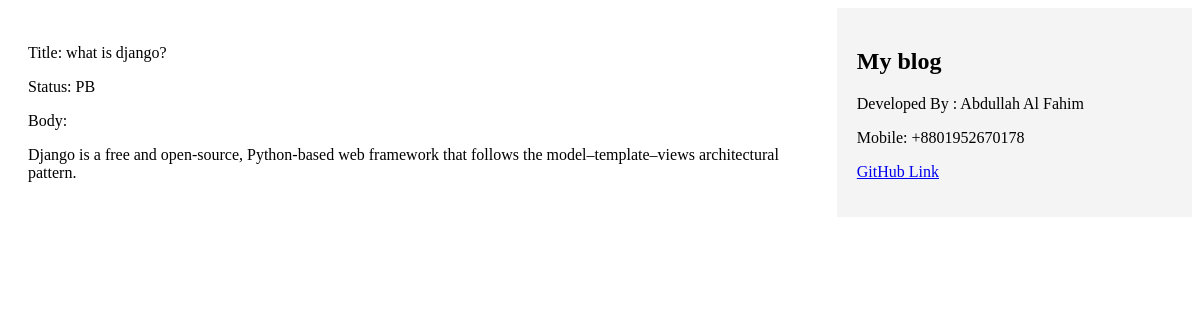
Page /blog/1/ on the committed database.
### blog/models.py (models this page shows, shortened)
class Post(models.Model):
    class Status(models.TextChoices):
        DRAFT = 'DF', 'Draft'
        PUBLISHED = 'PB', 'Published'
    title = models.CharField(max_length=250)
    slug = models.SlugField(max_length=250, unique_for_date='publish')
    body = models.TextField()
    author = models.ForeignKey(User, on_delete=models.CASCADE, related_name='blog_post')
    publish = models.DateTimeField(default=timezone.now)
    created = models.DateTimeField(auto_now_add=True)
    updated = models.DateTimeField(auto_now=True)
    status = models.CharField(max_length=2, choices=Status.choices, default=Status.DRAFT)
    objects = models.Manager() # The default manager.
    published = PublishedManager() # Our custom manager.
    class Meta:
        ordering = ['-publish']
        indexes = [models.Index(fields=['-publish']),
                   ]

### blog/views.py (the view)
# urls.py: path('<int:id>/', views.post_detail, name='post_detail'),
def post_detail(request, id):
    post = get_object_or_404(Post, id=id, status=Post.Status.PUBLISHED)
    context={
        'post' : post,
    }
    return render(request,'blog/post_detail.html',context)

### templates/blog/post_detail.html (shortened to what this page needs)
{% extends 'base.html' %}
{% block content %}
<p>Title: {{ post.title }} </p>   <p>Status: {{ post.status }} </p>
<p>Body: {{ post.body|linebreaks }} </p>
{% endblock %}

### rows in the picture
Post: title "what is django?", status "PB", body "Django is a free and open-source, Python-based web framework that follows the model–template–views architectural pattern."
